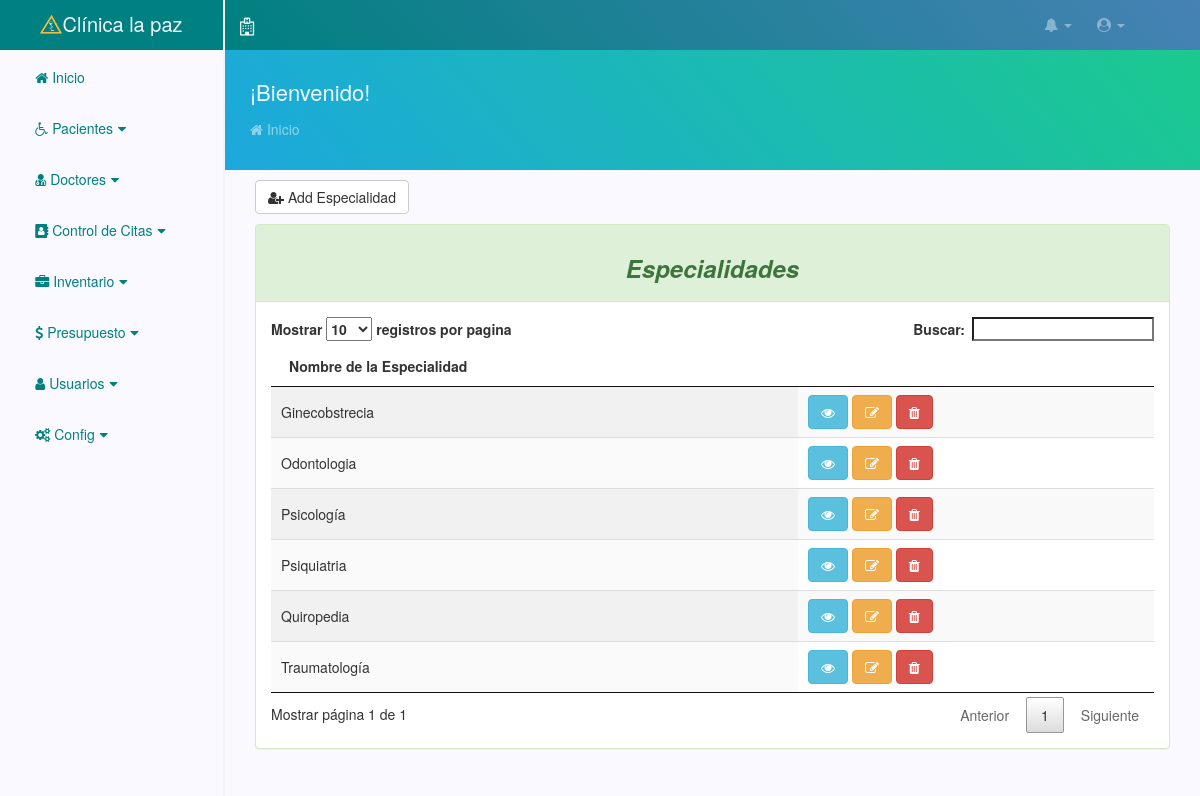
/php/especialidades1.php (signed in), run on the app's committed database.
### tables this page shows
CREATE TABLE `especialidades` (
  `id_especialidad` int(11) NOT NULL,
  `nombre_especialidad` varchar(100) NOT NULL,
  `status` enum('activo','inactivo','','') NOT NULL
);

### php/especialidades1.php (the view, shortened to what this page needs)
<?php
require_once("header.php");
 ?>
<div class="page-content">
    <div class="bread-content">
        <div class="container">
            <h4>¡Bienvenido!</h4>
            <span class="breadcoumb"><i class="fa fa-home"></i> Inicio</span>
        </div>
    </div>
    <div class="container-fluid">
        <div class="row" style="margin-top: 10px;">
        	<div class="col-xs-12 col-xs-offset-">
                <div class="col-xs-12 col-xs-offset-">
        		<a href="nuevaespecialidad.php" class="btn btn-default" style="margin-bottom: 10px;"><span class="fa fa-user-plus"></span> Add Especialidad</a>
        		<div class="panel panel-success">
        			<div class="panel-heading">
        				<center><h3 ><strong><i>Especialidades</i></strong></h3></center>
        			</div>
        			<?php
        			require_once("../config/conexion.php");
        			$sql="SELECT * FROM especialidades WHERE status='activo'";
        			$result=$con->query($sql);
        			 ?>
        			<div class="panel-body">
                     <div class="table-responsive">
        				<table id="tabla" class="display">
        					<thead>
        						<th>Nombre de la Especialidad</th>
        						<th>&nbsp;</th>
        					</thead>
        					<tbody id="content">
        					<?php while($row=mysqli_fetch_assoc($result)){ ?>
        						<tr>
        							<td><?php echo $row['nombre_especialidad']; ?></td>
        							<td><a href="verespecialidad.php?id=<?php echo $row['id_especialidad']; ?>" class="btn  btn-info" ><span class="fa fa-eye" style=""></span></a> <a href="editarespecialidad.php?id=<?php echo $row['id_especialidad']; ?>" class="btn  btn-warning"><span class="fa fa-pencil-square-o"></span></a> <a href="javascript:eliminar_especialidad('<?php echo $row['id_especialidad']; ?>');" class="btn  btn-danger"><span class="fa fa-trash"></span></a></td>
        						</tr>
        						<?php } ?>
        					</tbody>
        				</table>
                        </div>
        			</div>
        		</div>
        	</div>
        </div>
  </div>
</div>
</div>
 <?php require_once("footer.php"); ?>

### public/css/estilos.css (style rules this page uses)
* { margin: 0; padding: 0; -webkit-box-sizing: border-box; -moz-box-sizing: border-box; box-sizing: border-box; text-decoration: none; }
body { background: #F9F9FF; }
.page-content { width: 100%; margin-top: -20px; position: relative; -webkit-box-sizing: border-box; -moz-box-sizing: border-box; box-sizing: border-box; overflow: hidden; }
.bread-content { height: 120px; background: linear-gradient(50deg,#1ca8dd,#1bc98e); }
.bread-content h4 { margin-top: 30px; margin-bottom: 15px; font-size: 22px; color: aliceblue; }
.bread-content .container { padding-left: 25px; }
.breadcoumb { color: rgba(255,255,255,.5); }

### data on the page
especialidades: nombre_especialidad "Traumatología"
especialidades: nombre_especialidad "Odontologia"
especialidades: nombre_especialidad "Quiropedia"
especialidades: nombre_especialidad "Psicología"
especialidades: nombre_especialidad "Psiquiatria"
especialidades: nombre_especialidad "Ginecobstrecia"
